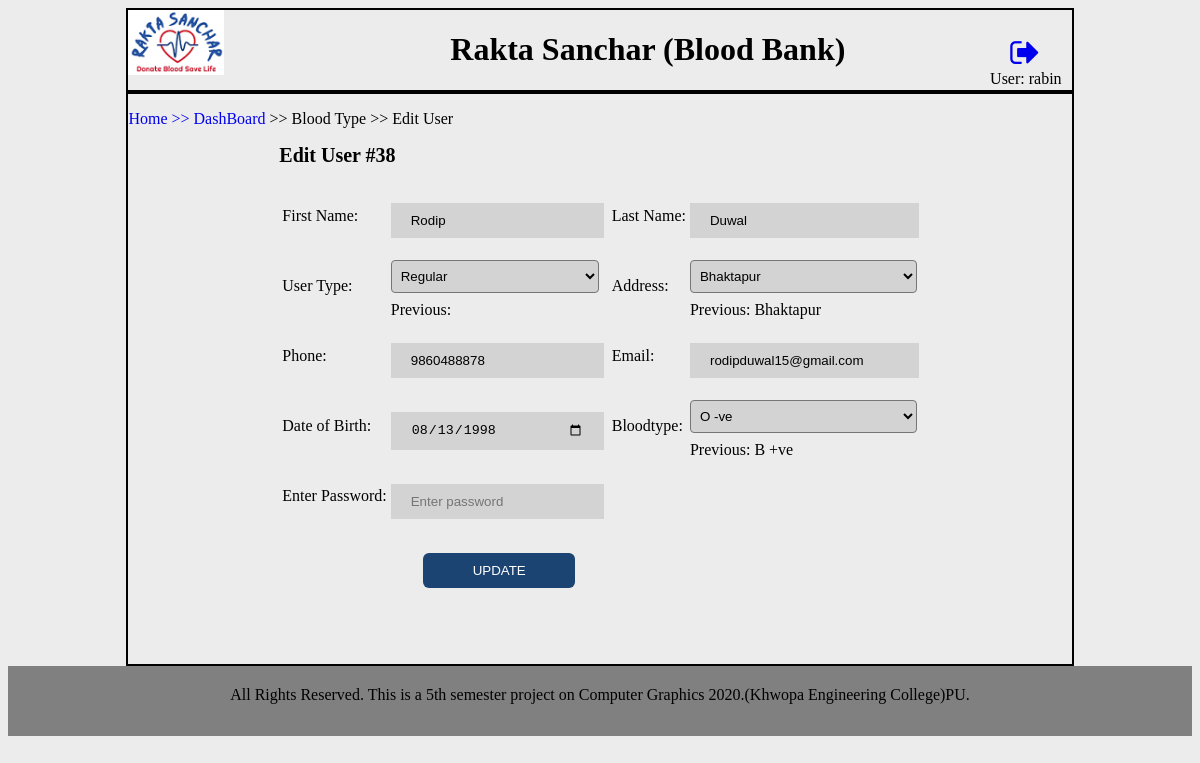
Screenshot of /admin/edit_reg.php?regid=38 (signed in) with the database file from the repository.
### tables this page shows
CREATE TABLE `register` (
  `reg_id` int(10) UNSIGNED NOT NULL,
  `bloodtype` varchar(6) DEFAULT NULL,
  `username` varchar(20) NOT NULL,
  `pic` varchar(255) DEFAULT NULL,
  `user_type` varchar(20) DEFAULT NULL,
  `firstname` varchar(20) NOT NULL,
  `lastname` varchar(20) NOT NULL,
  `email` varchar(40) DEFAULT NULL,
  `location` varchar(30) DEFAULT NULL,
  `contact` text COMMENT 'Contact No',
  `dob` date DEFAULT NULL,
  `created_at` timestamp NOT NULL DEFAULT CURRENT_TIMESTAMP,
  `updated_at` datetime DEFAULT NULL ON UPDATE CURRENT_TIMESTAMP,
  `password` varchar(40) NOT NULL,
  `secret_key` varchar(6) DEFAULT NULL,
  `verified` tinyint(1) NOT NULL DEFAULT '1',
  `verifiedby_id` int(6) NOT NULL DEFAULT '0' COMMENT 'Verified By',
  `remark` varchar(50) DEFAULT NULL,
  `status` tinyint(4) DEFAULT '1',
  `show_bloodtype` tinyint(1) NOT NULL DEFAULT '0'
);

CREATE TABLE `content` (
  `id` int(11) NOT NULL,
  `title` varchar(50) NOT NULL,
  `description` text NOT NULL,
  `created_at` datetime NOT NULL DEFAULT CURRENT_TIMESTAMP,
  `postby_id` int(6) DEFAULT NULL,
  `is_verified` int(1) NOT NULL DEFAULT '0',
  `verifiedby_id` int(6) DEFAULT NULL,
  `updated_at` datetime DEFAULT NULL ON UPDATE CURRENT_TIMESTAMP,
  `hits` int(6) DEFAULT NULL,
  `status` int(1) NOT NULL DEFAULT '1'
);

### admin/edit_reg.php (the view, shortened to what this page needs)
<!DOCTYPE html>
<html>
<head>
	<link rel="stylesheet" href="https://cdnjs.cloudflare.com/ajax/libs/font-awesome/4.7.0/css/font-awesome.min.css">
</head>
<body style="background-color: #ececec;">
<?php
$user_id = @$_GET['regid'];
require_once("DBConnect.php");
$sql = "SELECT * FROM `register` WHERE `reg_id`='$user_id' Limit 0, 10";
$result = mysqli_query($conn, $sql);
$prev_data = mysqli_fetch_assoc($result);
?>
<div style="border: 2px solid; border-color: black; height: 100%; margin:0 10%; " >
	 <?php include('header.php');?>
	</div>
	<div style="border: 2px solid; border-color: black; min-height: 570px; margin:0 10%; ">
		<div>
		<p><a href="../index.php">Home</a> <a href="index.php">>> DashBoard</a> >> Blood Type >> Edit User</p>
		</div>
		<div style="margin-left: 16%;">
<form action="" method="POST" name="user">
	<h1 style="font-size: 20px;">Edit User #<?= $prev_data['reg_id'];?></h1>
<table id="adduser">
	<tr>
		<td>First Name:</td>
		<td><input type="text" name="firstname"  required="required" value="<?= $prev_data['firstname'];?>"></td>
		<td>Last Name:</td>
		<td><input type="text" name="lastname"  required="required" value="<?= $prev_data['lastname'];?>"></td>
	</tr>
	<tr>
		<td>User Type:</td>
		<td>
			<select required="required" name="user_type" title="Choose Usertype">
					<option value="regular">Regular</option>
				</select>
				Previous: <?= $prev_data['user_type'];?>
		<td>Address:</td>
		<td>
			<select required="required" name="location" title="Choose Location">
					<option value="Bhaktapur">Bhaktapur</option>
				</select>
				Previous: <?= $prev_data['location'];?>
		</td>
	</tr>
	<tr>
		<td>Phone:</td>
		<td><input type="number" name="contact" required="required" value="<?= $prev_data['contact'];?>"></td>
		<td>Email:</td>
		<td><input type="email" name="email" required="required" value="<?= $prev_data['email'];?>" ></td>
	</tr>
	<tr>
		<td>Date of Birth:</td>
		<td><input type="date" name="dob" required="required" value="<?= $prev_data['dob'];?>" ></td>
		<td>Bloodtype:</td>
		<td>
			<select required="required" name="bloodtype" title="Choose bloodtype">
					<option value="O -ve"> O -ve</option>
				</select>
				Previous: <?= $prev_data['bloodtype'];?>
		</td>
	</tr>
	<tr>
		<td>Enter Password:</td>
		<td><input type="password" name="password" placeholder="Enter password" required="required"></td>
	</tr>
	<tr>
		<td>&nbsp;</td>
		<td><input type="submit" name="add_user" value="UPDATE"></td>
	</tr>
</table>
</form>
</div>
</div>
<?php include('footer.php');?>
</body>
</html>

### admin/footer.php (shortened to what this page needs)
<?php
require_once("DBConnect.php");
$sql = "SELECT * FROM `content` WHERE `title`='footer'";
$result = mysqli_query($conn, $sql);
$row = mysqli_fetch_assoc($result);
?>
		<div style="height: 50px;background: grey; text-align: center;padding-top: 20px;"><?=$row["description"];?></div>

### admin/edit_reg.php (style rules this page uses)
#adduser input { width: 80%; background-color: lightgray; color: black; padding: 10px 20px; margin: 20px 0px 10px 0px; border: none; cursor: pointer; }
#adduser input[type=submit] { width: 70%; background-color: #1c4472; color: white; padding: 10px 20px; margin: 20px auto 10px 15%; border: none; border-radius: 6px; cursor: pointer; }
select { width: 96%; padding: 7px 5px; margin: 8px 0; border-radius: 4px; background-color: lightgrey; }
option { font-family: Arial; background-color: lightgrey; color: black; }
a { text-decoration: none; }

### rows the page displays
register: reg_id "38", firstname "Rodip", lastname "Duwal", location "Bhaktapur", contact "9860488878", email "rodipduwal15@gmail.com", dob "08/13/1998", bloodtype "B +ve"
content: description "All Rights Reserved. This is a 5th semester project on Computer Graphics 2020.(Khwopa Engineering College)PU."

### other values shown
$_SESSION['username'] "rabin"
